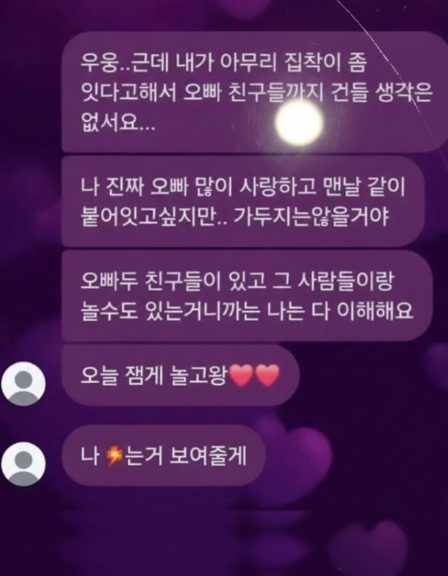
#> input picture jobs/2026-11-22-kakao-menhera/out/01_real.jpg, 896 x 1152 px (shown at 1/2 size)
$ python zoomout.py
#> lines starting #> are read from the running program, lines starting #| are printed output that depends on the picture; after the words box and inside, x2 and y2 are one past the last pixel; in counts of white or black regions, pixels touching at a corner belong together
"""01_real.jpg를 조금 멀리서 찍은 것처럼: 둥근 화면+검은 폰 몸체+어두운 방(무료 합성)."""
import numpy as np, cv2
from PIL import Image, ImageDraw
rng = np.random.default_rng(5)
scr = np.array(Image.open("out/01_real.jpg").convert("RGB")).astype(np.float32)
sh, sw = scr.shape[:2]
#> sh = 1152; sw = 896
B, R = 40, 95                     # 몸체 두께, 화면 모서리 반지름
PW, PH = sw + 2 * B, sh + 2 * B + 260   # 아래로 폰이 이어지게(프레임 밖으로 잘림)
#> PW = 976; PH = 1492
def rr(w, h, r, off=(0, 0), size=None):
#> called with w = 976, h = 1492, r = 135, off = (0, 0)
    im = Image.new("L", size or (w, h), 0)
#> im: PIL image 976x1492 L; every value is 0
    ImageDraw.Draw(im).rounded_rectangle((off[0], off[1], off[0] + w - 1, off[1] + h - 1), r, fill=255)
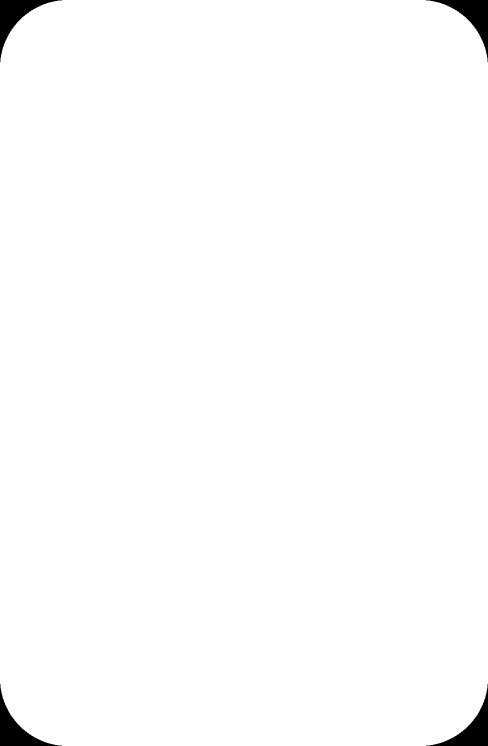
#> im: PIL image 976x1492 L (shown at 1/2 size); 98.9% white; 4 black regions, box (x1, y1, x2, y2) and area: (0, 0, 124, 124) 3948, (852, 0, 976, 124) 3948, (0, 1368, 124, 1492) 3948, (852, 1368, 976, 1492) 3948
    return np.array(im).astype(np.float32) / 255
phone = np.zeros((PH, PW, 3), np.float32) + np.array([16, 14, 18])
body_a = rr(PW, PH, R + B)
scr_a = rr(sw, sh + 260, R, (B, B), (PW, PH))
#> in rr (call 2), `ImageDraw.Draw(im).rounded_rectangle((off[0], off[1], off[0] + w - 1, ..`: im: PIL image 976x1492 L; 86.3% white; 1 black region, box (x1, y1, x2, y2) and area: (0, 0, 976, 1492) 198912
canvas = np.zeros((PH, PW, 3), np.float32)
canvas[B:B + sh, B:B + sw] = scr
canvas[B + sh:, B:B + sw] = scr[-1:, :, :] * 0.9   # 화면 아래쪽 이어짐(어두운 배경)
canvas[B + sh:] = cv2.GaussianBlur(canvas[B + sh:], (0, 0), 8)
phone = phone * (1 - scr_a[..., None]) + canvas * scr_a[..., None]
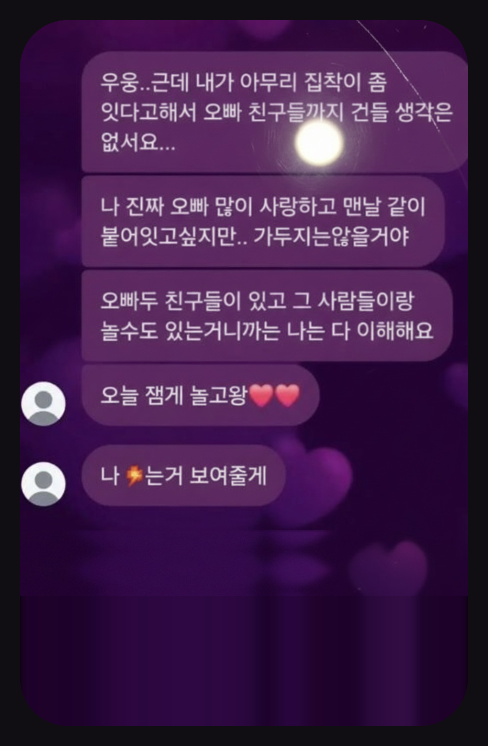
#> phone: shape (1492, 976, 3) float64 (shown at 1/2 size); mean R, G, B 65.4, 30.7, 74.7
# 몸체 가장자리 하이라이트
ring = cv2.dilate((body_a > .5).astype(np.uint8), np.ones((3, 3))) - cv2.erode((body_a > .5).astype(np.uint8), np.ones((7, 7)))
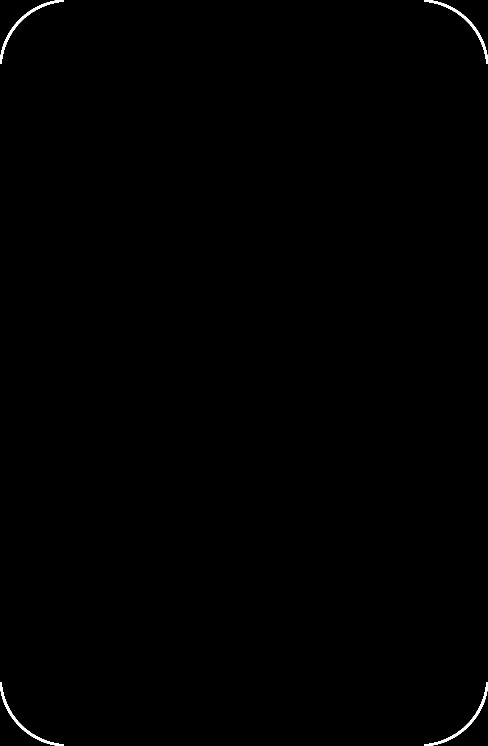
#> ring: shape (1492, 976) (shown at 1/2 size); values 0 (black) and 1 (white), 0.27% white; 4 white regions, box (x1, y1, x2, y2) and area: (0, 0, 127, 127) 1000, (849, 0, 976, 127) 1000, (0, 1365, 127, 1492) 1000, (849, 1365, 976, 1492) 1000
phone += cv2.GaussianBlur(ring.astype(np.float32), (0, 0), 1.5)[..., None] * 60
W, H = 1080, 1350
bg = cv2.GaussianBlur(cv2.resize(scr, (W, H)), (0, 0), 70) * 0.15
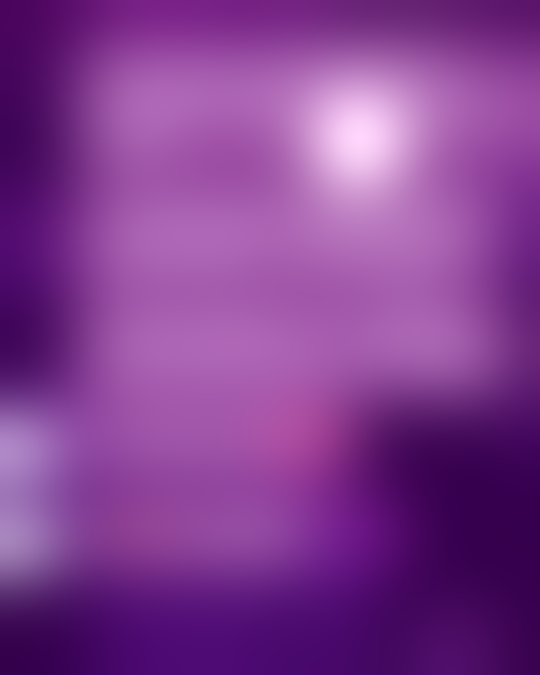
#> bg: shape (1350, 1080, 3) float32 (shown at 1/2 size); mean R, G, B 12.2, 5.9, 13.5; drawn with min black and max white
bg += np.linspace(4, 22, H)[:, None, None] * np.array([1, .85, .75])
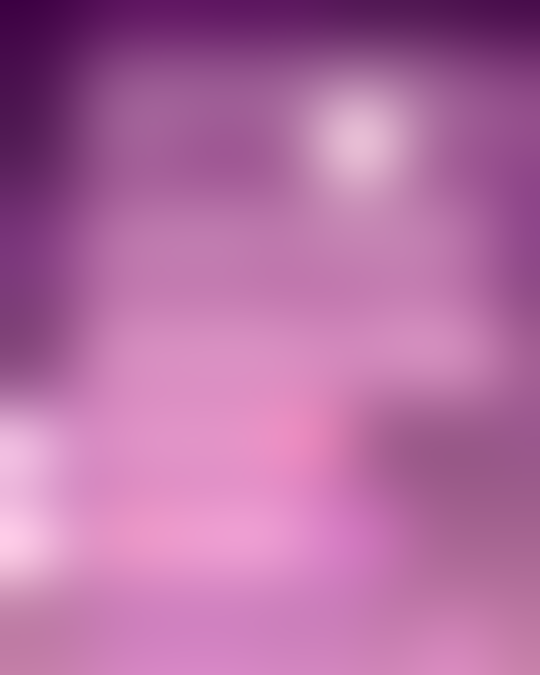
#> bg: shape (1350, 1080, 3) float32 (shown at 1/2 size); mean R, G, B 25.1, 17, 23.3; drawn with min black and max white
src = np.float32([[0, 0], [PW, 0], [PW, PH], [0, PH]])
sc = 0.86
w2, h2 = PW * sc, PH * sc
#> w2 = 839.4; h2 = 1283.1
x0, y0 = 95, 70
dst = np.float32([[x0 + 30, y0], [x0 + w2 + 10, y0 + 40], [x0 + w2 - 40, y0 + h2 + 20], [x0 - 20, y0 + h2 - 10]])
M = cv2.getPerspectiveTransform(src, dst)
wp = cv2.warpPerspective(phone, M, (W, H))
wa = cv2.warpPerspective(body_a, M, (W, H))
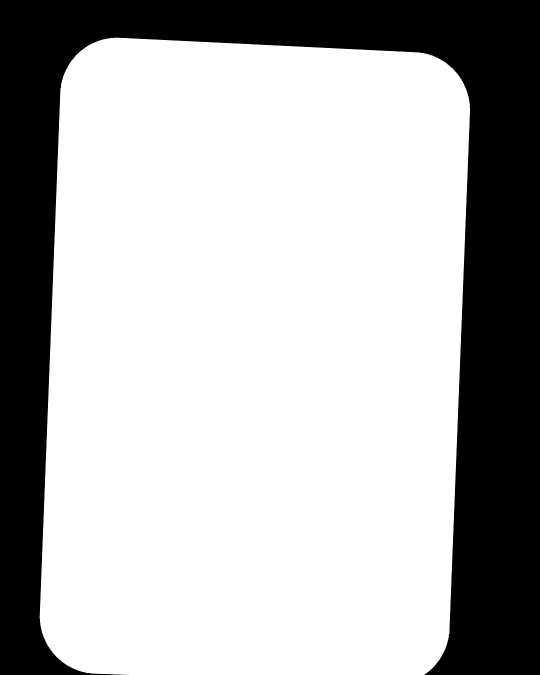
#> wa: shape (1350, 1080) float32 (shown at 1/2 size); min 0, max 1, mean 0.702
wa = cv2.GaussianBlur(wa, (0, 0), 1.0)[..., None]
#> wa: shape (1350, 1080, 1) float32
out = bg * (1 - wa) + wp * wa
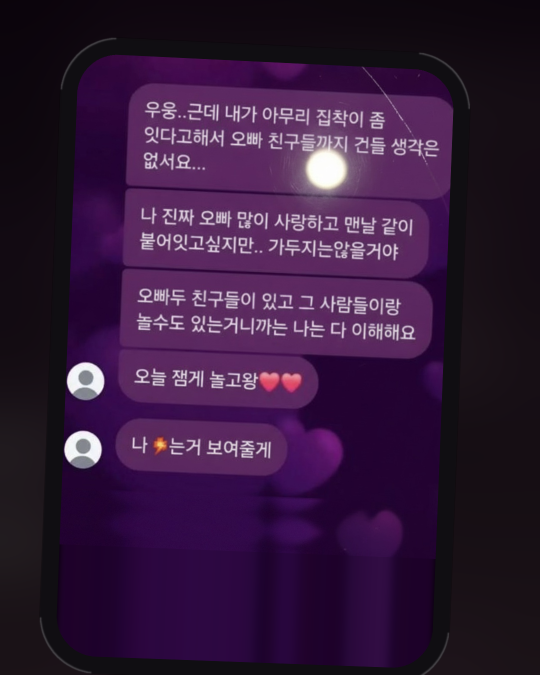
#> out: shape (1350, 1080, 3) float64 (shown at 1/2 size); mean R, G, B 52.9, 25.8, 59.2
out = cv2.GaussianBlur(out, (0, 0), 0.8) + rng.normal(0, 4, out.shape)
Image.fromarray(np.clip(out, 0, 255).astype(np.uint8)).save("out/01_real_zoomout.jpg", quality=92)

$ run again, with jobs/2026-11-22-kakao-menhera/out/01_photo_zoom.jpg copied over jobs/2026-11-22-kakao-menhera/out/01_real.jpg
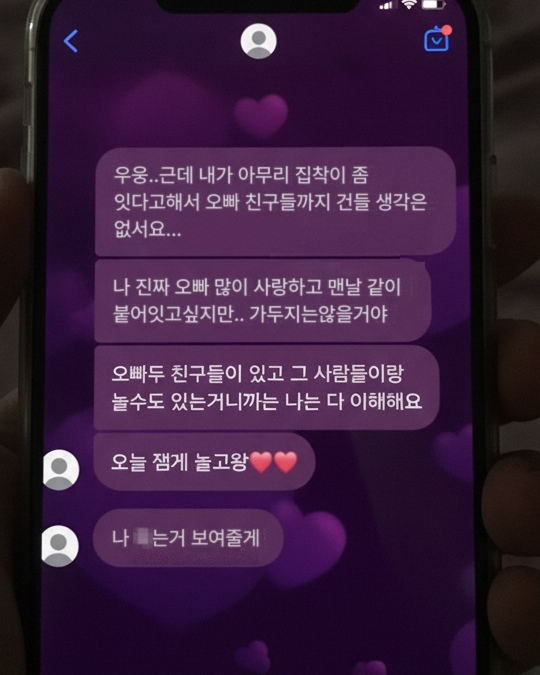
#> input picture jobs/2026-11-22-kakao-menhera/out/01_photo_zoom.jpg, 1080 x 1350 px (shown at 1/2 size)
#> in rr, `ImageDraw.Draw(im).rounded_rectangle((off[0], off[1], off[0] + w - 1, ..`:
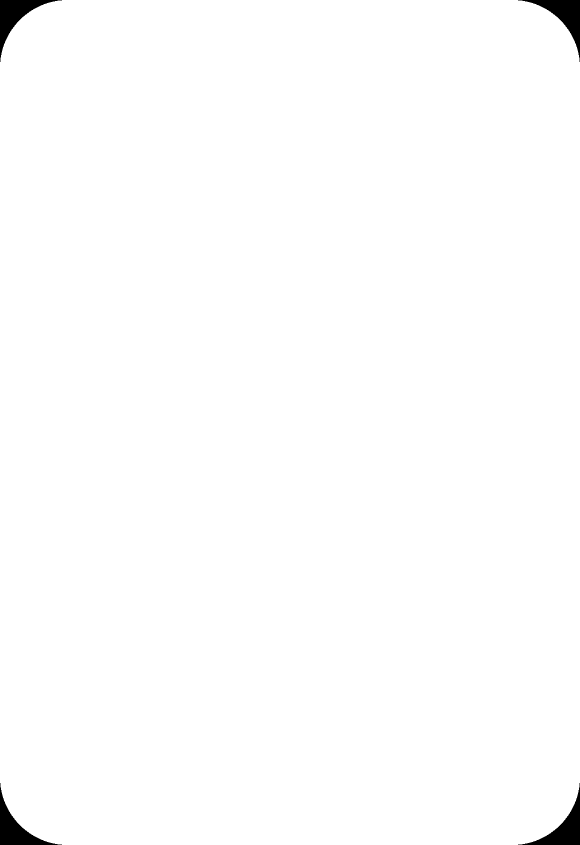
#> im: PIL image 1160x1690 L (shown at 1/2 size); 99.2% white; 4 black regions, box (x1, y1, x2, y2) and area: (0, 0, 124, 124) 3948, (1036, 0, 1160, 124) 3948, (0, 1566, 124, 1690) 3948, (1036, 1566, 1160, 1690) 3948
#> ring: shape (1690, 1160); values 0 (black) and 1 (white), 0.2% white; 4 white regions, box (x1, y1, x2, y2) and area: (0, 0, 127, 127) 1000, (1033, 0, 1160, 127) 1000, (0, 1563, 127, 1690) 1000, (1033, 1563, 1160, 1690) 1000
#> `out = bg * (1 - wa) + wp * wa`:
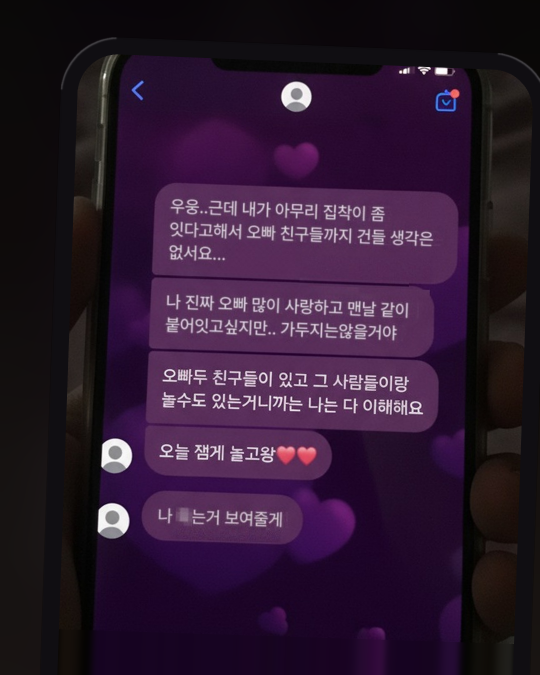
#> out: shape (1350, 1080, 3) float64 (shown at 1/2 size); mean R, G, B 46.7, 25.6, 49
